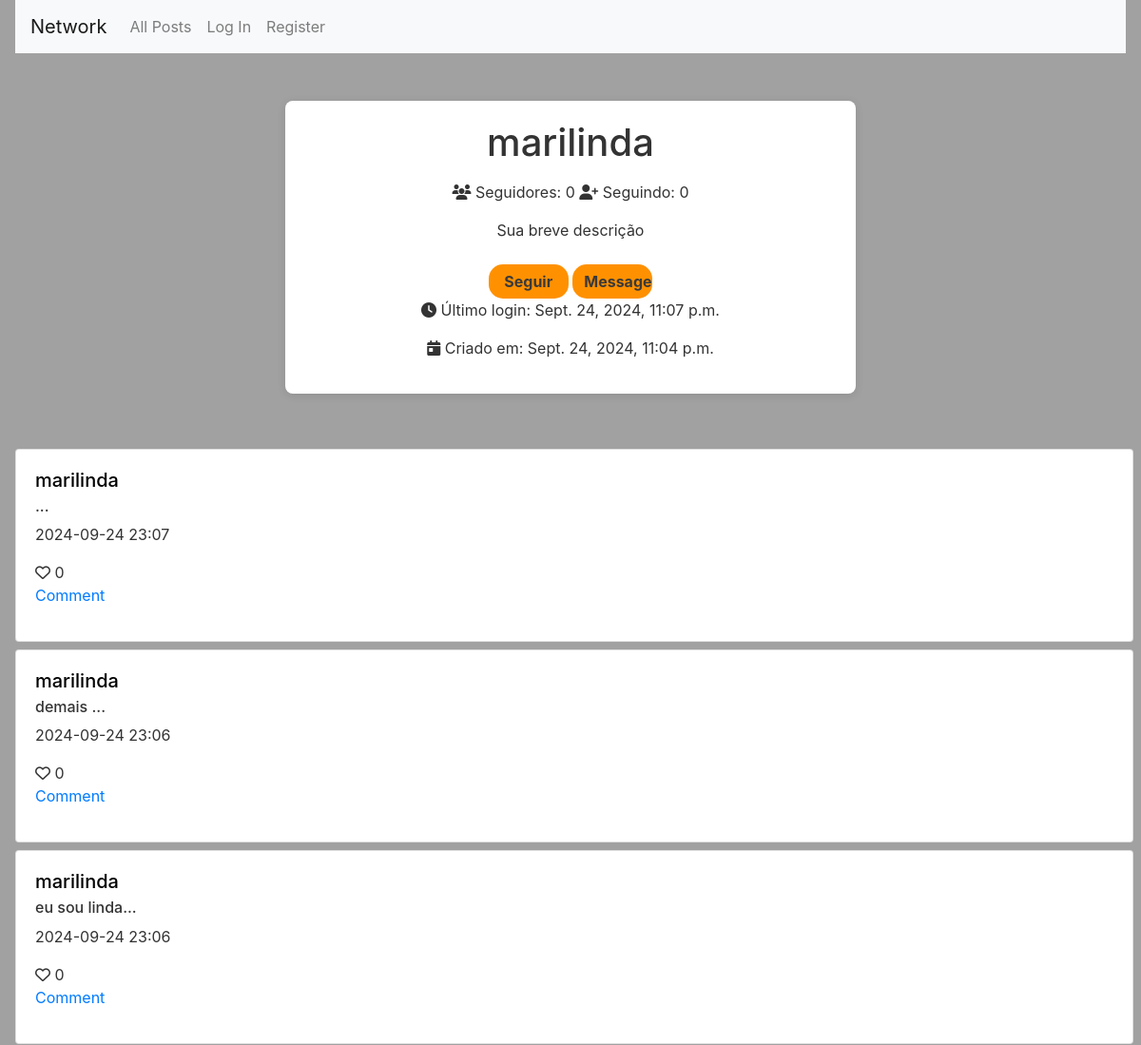
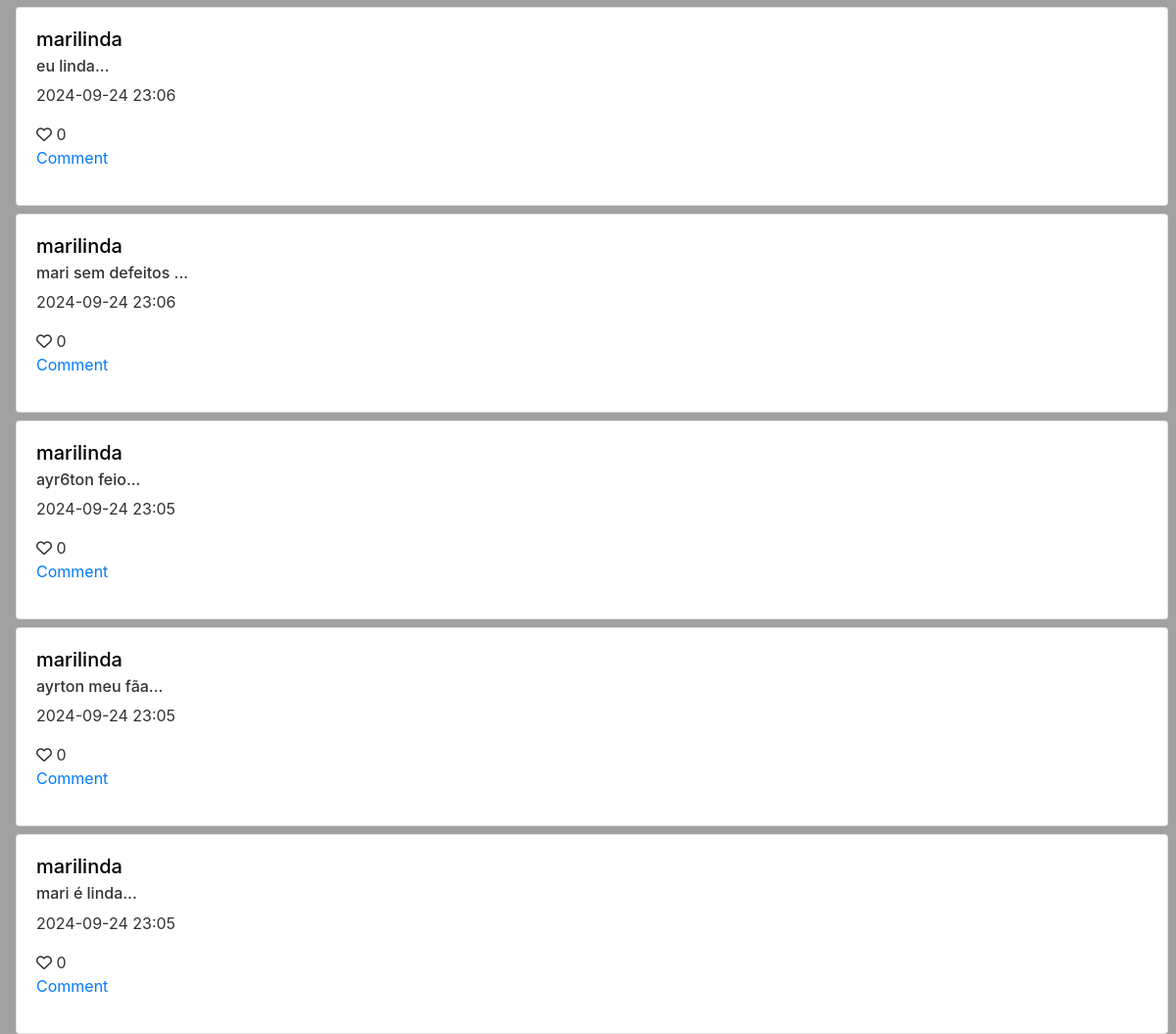
The page /profile/marilinda on the database its author committed (2 pictures, top to bottom).
### network/models.py (models this page shows, shortened)
class User(AbstractUser):
    following = models.ManyToManyField('self', related_name='followers', symmetrical=False)

class Post(models.Model):
    user = models.ForeignKey(User, related_name="posts",on_delete=models.CASCADE)
    content = models.TextField(max_length=500)
    created_at = models.DateTimeField(auto_now_add=True)
    like = models.ManyToManyField(User)

### network/views.py (the view)
# urls.py: path("profile/<str:username>", views.load_profile, name="profile"),
def load_profile(request, username):
    user = User.objects.get(username=username)
    posts = user.posts.all().order_by('-created_at')
    paginator = Paginator(posts, 10)
    page_number = request.GET.get('page')
    page_obj = paginator.get_page(page_number)
    return render(request, 'network/profile.html', {
        "profile": user,
        "posts": posts,
        "followers": user.followers.all(),
        "page_obj": page_obj
    })

### network/templates/network/profile.html (shortened to what this page needs)
{% extends "network/layout.html" %}
{% block body %}
<div class="container text-center">
    <h1 class="mb-3">{{ profile.username }}</h1>
    <div class="mb-3">
        <i class="fa-solid fa-users me-2"></i> Seguidores: <span data-set="followers-count">{{ profile.followers.count }}</span>
        <i class="fa-solid fa-user-plus me-2"></i> Seguindo: <span data-set="following-count">{{ profile.following.count }}</span>
    </div>
    <p>Sua breve descrição</p>
    {% if profile == user %}
    <a href="" class="btn btn-outline-success me-2">Edit</a>
    <a href="#" class="btn btn-outline-success">Share Profile</a>
    {% else %}
        {% if user not in followers %}
        <a href="{% url 'follow' profile.username%}" class="btn btn-outline-success me-2">Seguir</a>
        {% else %}
        <a href="{% url 'follow' profile.username%}" class="btn btn-outline-success me-2">DeSeguir</a>
        {% endif %}
    <a href="#" class="btn btn-outline-success">Message</a>
    {% endif %}
    <div class="mb-3">
        <i class="fa-solid fa-clock me-2"></i> Último login: <span id="last-login">{{ profile.last_login }}</span>
    </div>
    <div class="mb-3">
        <i class="fa-solid fa-calendar-day me-2"></i> Criado em: <span id="created-at">{{ profile.date_joined }}</span>
    </div>
</div>
{% if posts %}
    <div id="posts_index">
        {% for post in page_obj %}
            <div class="card" style="margin-top: 1vh; width: 100%;">
                <div class="card-body">
                    <h5 class="card-title"><a class="card-title" href="{% url 'profile' post.user.username %}">{{ post.user.username }}</a></h5>
                    <div id="content-area">
                        <h6 id="content_post{{ post.id }}" class="card-subtitle mb-2 text-body-secondary"> {{ post.content }}... </h6>
                    </div>
                    <p class="card-text"> {{ post.created_at|date:"Y-m-d H:i" }} </p>
                    <button class="like-btn">
                        <i class="fa-regular fa-heart"></i>
                        <span id="like_qtd">0</span>
                    </button>
                    <a href="#" class="card-link">
                        <p>Comment</p>
                    </a>
                </div>
            </div>
        {% endfor %}
    </div>
{% endif %}
{% endblock %}

### network/static/network/css/styles.css (style rules this page uses)
body { background-color: #a1a1a1; color: #333; height: 100vh; margin: 0 2vh; }

### network/static/network/css/index.css (style rules this page uses)
.btn { background-color: #ff9100; margin-top: 1vh; height: 4.5vh; width: 7vw; color: rgb(58, 58, 58); font-weight: 700; border: 0; border-radius: 15px; }
#posts_index { display: flex; flex-direction: column; height: 60vh; width: 98vw; }
.card-title { color: black; width: max-content; transition: transform 0.3s ease-in-out; }
.like-btn { all: unset; cursor: pointer; }

### network/static/network/css/following.css (style rules this page uses)
.container { max-width: 600px; margin: 50px auto; padding: 20px; background-color: #fff; border-radius: 8px; box-shadow: 0 2px 10px rgba(0, 0, 0, 0.1); }
h1 { text-align: center; margin-bottom: 20px; color: #333; }

### rows shown on the page
User: username "marilinda", followers.count "0", following.count "0", last_login "Sept. 24, 2024, 11:07 p.m.", date_joined "Sept. 24, 2024, 11:04 p.m."
Post: user.username "marilinda", created_at "2024-09-24 23:07"
Post: user.username "marilinda", content "demais", created_at "2024-09-24 23:06"
Post: user.username "marilinda", content "eu sou linda", created_at "2024-09-24 23:06"
Post: user.username "marilinda", content "eu linda", created_at "2024-09-24 23:06"
Post: user.username "marilinda", content "mari sem defeitos", created_at "2024-09-24 23:06"
Post: user.username "marilinda", content "ayr6ton feio", created_at "2024-09-24 23:05"
Post: user.username "marilinda", content "ayrton meu fãa", created_at "2024-09-24 23:05"
Post: user.username "marilinda", content "mari é linda", created_at "2024-09-24 23:05"
